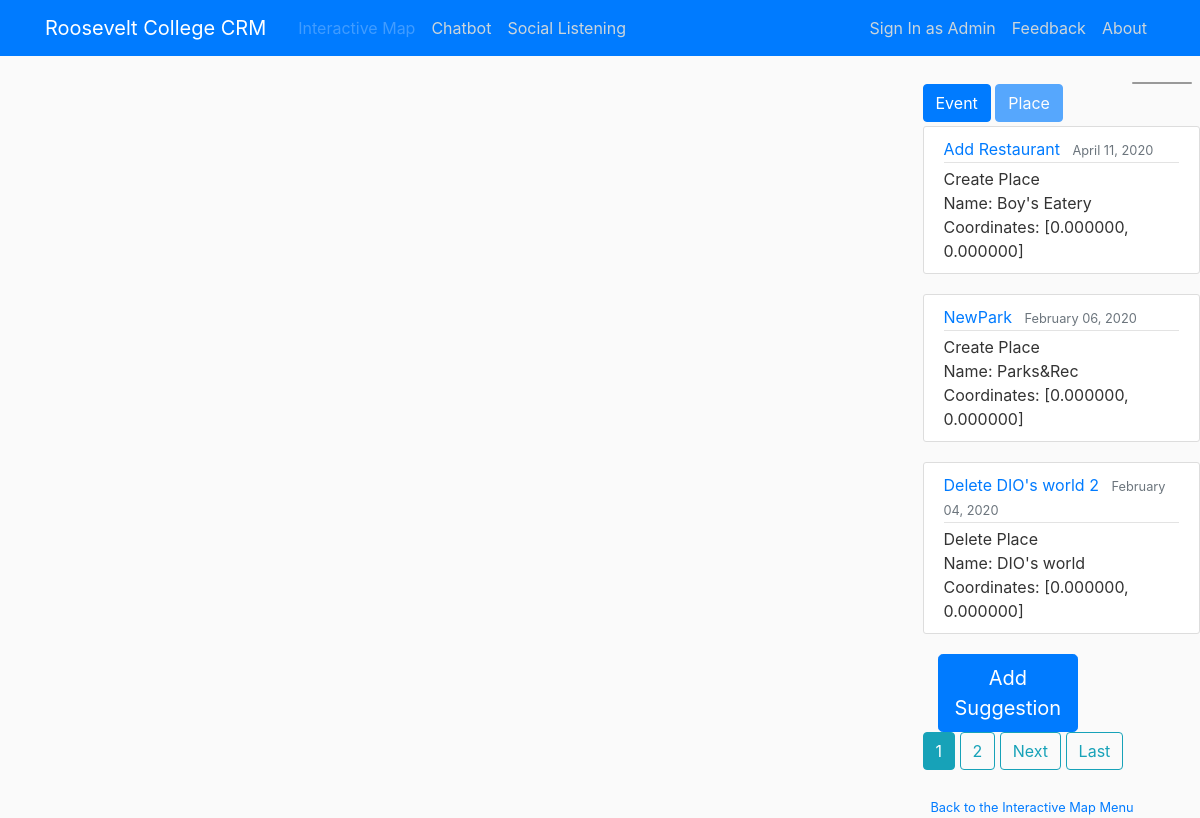
Page /imap/2 on the committed database.
### interactive_map/models.py (models this page shows, shortened)
class Suggestion(models.Model):
	class EventPlace(models.IntegerChoices):
		EVENT = 1
		PLACE = 2
	class Action(models.IntegerChoices):
		CREATE = 1
		UPDATE = 2
		DELETE = 3
	desc = models.CharField(max_length=100, unique=True)
	stype = models.IntegerField(choices=EventPlace.choices)
	prev_name = models.CharField(max_length=100, default=None, blank=True)
	name = models.CharField(max_length=100)
	prev_longitude = models.DecimalField(default=0, decimal_places=6, max_digits=9, blank=True)
	prev_latitude = models.DecimalField(default=0, decimal_places=6, max_digits=8, blank=True)
	longitude = models.DecimalField(default=0, decimal_places=6, max_digits=9)
	latitude = models.DecimalField(default=0, decimal_places=6, max_digits=8)
	cud = models.IntegerField(choices=Action.choices)
	date_posted = models.DateTimeField(default=timezone.now)

### interactive_map/views.py (the view)
# urls.py: path('imap/<int:stype>', interactive_map_views.SuggestionListView.as_view(), name='imap-index'),
class SuggestionListView(ListView):
	model = Suggestion
	template_name = 'interactive_map/index.html'
	context_object_name = 'suggestions'
	paginate_by = 3
	def get_queryset(self):
		arg = self.kwargs.get('stype')
		if (arg == 1 or arg == 2):
			return Suggestion.objects.filter(stype=arg).order_by('-date_posted')
		else:
			return Suggestion.objects.order_by('-date_posted')
	def get_context_data(self, **kwargs):
	    context = super().get_context_data(**kwargs)
	    context['title'] = 'Interactive Map'
	    context['arg'] = self.kwargs.get('stype')
	    context['active_profile'] = Profile.objects.get(school_name="Roosevelt College Marikina")
	    if self.kwargs.get('stype') == 1:
	    	context['layer'] = 'roosevelt-events'
	    	context['html'] = "'<p>Name: ' + feature.properties.name + '</p><p>Schedule: ' + feature.properties.date + '</p><p>Time:: ' + feature.properties.time + '</p><p>Target Population: ' + feature.properties.target_population"
	    else:
	    	context['layer'] = ['roosevelt-food', 'roosevelt-health', 'roosevelt-finance', 'roosevelt-store']
	    	context['html'] = "'<p>' + feature.properties.Name + '</p><p>' + feature.properties.Address + '</p><p>' + feature.properties.Contact + '</p><p>' + feature.properties.Hours"
	    return context

### interactive_map/templates/interactive_map/index.html (shortened to what this page needs)
{% extends "main/base.html" %}
{% block content %}
	<nav id="menu"></nav>
	{% if arg == 3 %}
	{% elif arg == 2 %}
		<div id='map' style="position:fixed; top:56px; left:0; width:75%; height:93%; border:none; margin:0; padding:0; overflow:hidden; z-index:999999;"></div>
	{% endif %}
  	<div class="row">
	  <div class="col"></div>
	  <div class="col"></div>
	  <div class="col"></div>
	  <div class="col">
	    <div>
	      	{% if arg ==  1 %}
			<a class="btn btn-primary disabled mt-1 mb-1" href="{% url 'imap-index' 1 %}" role="button">Event</a>
			{% else %}
	     	<a class="btn btn-primary mt-1 mb-1" href="{% url 'imap-index' 1 %}" role="button">Event</a>
	      	{% endif %}
	      	{% if arg == 2 %}
			<a class="btn btn-primary disabled mt-1 mb-1" href="{% url 'imap-index' 2 %}" role="button">Place</a>
			{% else %}
	     	<a class="btn btn-primary mt-1 mb-1" href="{% url 'imap-index' 2 %}" role="button">Place</a>
	      	{% endif %}
	  	</div>
		{% for suggestion in suggestions %}
			<article class="media content-section">
			  <div class="media-body">
			    <div class="article-metadata">
			      <a class="mr-2" href="#">{{ suggestion.desc }}</a>
			      <small class="text-muted">{{ suggestion.date_posted|date:"F d, Y" }}</small>
			    </div>
			    {% if suggestion.cud == 1 %}
			    		Create
		    	{% elif suggestion.cud == 2 %}
		    		Update
		    	{% else %}
		    		Delete
		    	{% endif %}
		    	{% if suggestion.stype == 1 %}
		    		Event
		    	{% else %}
		    		Place
		    	{% endif %} <br>
			    Name: {{ suggestion.name }} <br>
			    Coordinates: [{{ suggestion.latitude }}, {{ suggestion.longitude }}]
			  </div>
			</article>
		{% endfor %}
		<div class="container">
			<div class="row">
				<div class="col-sm">
					<a class="btn btn-primary btn-lg" href="{% url 'suggestion-create' %}" role="button">Add Suggestion</a>
				</div>
				<div class="col-sm"></div>
				<div class="col-sm-left">
					{% if is_paginated %}
						{% for num in page_obj.paginator.page_range %}
							{% if page_obj.number == num %}
								<a class="btn btn-info mb-4" href="?page={{ num }}">{{ num }}</a>
							{% elif  num > page_obj.number|add:'-3' and num < page_obj.number|add:'3'%}
								<a class="btn btn-outline-info mb-4" href="?page={{ num }}">{{ num }}</a>
							{% endif %}
						{% endfor %}
						{% if page_obj.has_next %}
							<a class="btn btn-outline-info mb-4" href="?page={{ page_obj.next_page_number }}">Next</a>
							<a class="btn btn-outline-info mb-4" href="?page={{ page_obj.paginator.num_pages }}">Last</a>
						{% endif %}
					{% endif %}
				</div>
			</div>
		</div>
		<div><small class="text-muted">
		  <a class="ml-2" href="{% url 'imap-menu' %}">Back to the Interactive Map Menu</a>
		</small></div>
	</div>
</div>
{% endblock content %}

### main/static/main/main.css (style rules this page uses)
body { background: #fafafa; color: #333333; margin-top: 5rem; }
.content-section { background: #ffffff; padding: 10px 20px; border: 1px solid #dddddd; border-radius: 3px; margin-bottom: 20px; }
.article-metadata { padding-bottom: 1px; margin-bottom: 4px; border-bottom: 1px solid #e3e3e3 }

### interactive_map/templates/interactive_map/index.html (style rules this page uses)
#menu { background: #fff; position: absolute; z-index: 1; top: 82px; right: 8px; border-radius: 3px; width: 60px; border: 1px solid rgba(0, 0, 0, 0.4); font-family: 'Open Sans', sans-serif; }

### rows in the picture
Suggestion: desc "Add Restaurant", date_posted "April 11, 2020", cud "Create", stype "Place", name "Boy's Eatery", latitude "0.000000", longitude "0.000000"
Suggestion: desc "NewPark", date_posted "February 06, 2020", cud "Create", stype "Place", name "Parks&Rec", latitude "0.000000", longitude "0.000000"
Suggestion: desc "Delete DIO's world 2", date_posted "February 04, 2020", cud "Delete", stype "Place", name "DIO's world", latitude "0.000000", longitude "0.000000"

### other values in the picture
{{ num }} "1"
{{ num }} "2"
